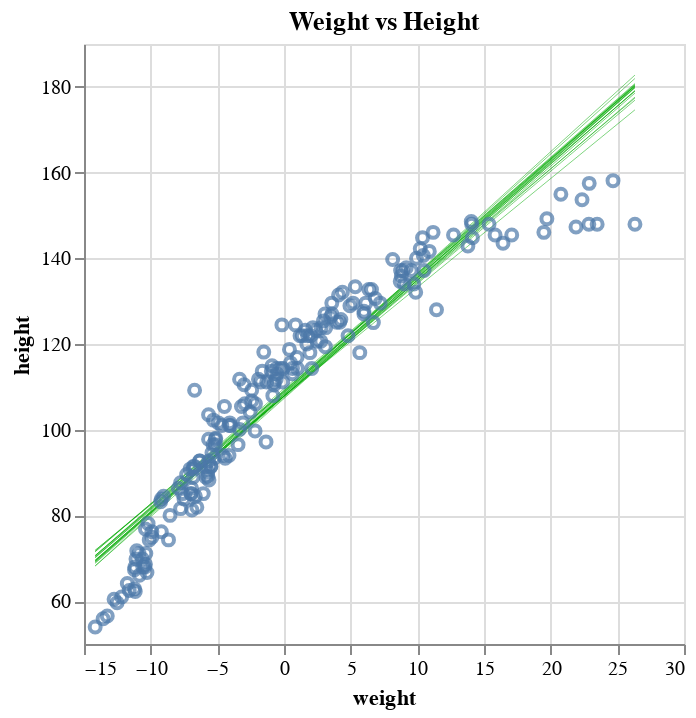

The notebook cell this image was saved under:
### Code cell
weight_grid = np.linspace(weight.min(), weight.max())

lines = []

for i in range(20):
    a = fit["alpha"][0, i]
    b = fit["beta"][0, i]

    line = a + b * weight_grid
    df = pd.DataFrame({"weight": weight_grid, "height": line})

    line = (
        alt.Chart(df)
        .mark_line(color="#00AA00", strokeWidth=0.5, opacity=0.5)
        .encode(
            x="weight",
            y="height",
        )
    )

    lines.append(line)

reduce(lambda a, b: a + b, lines) + data_chart
